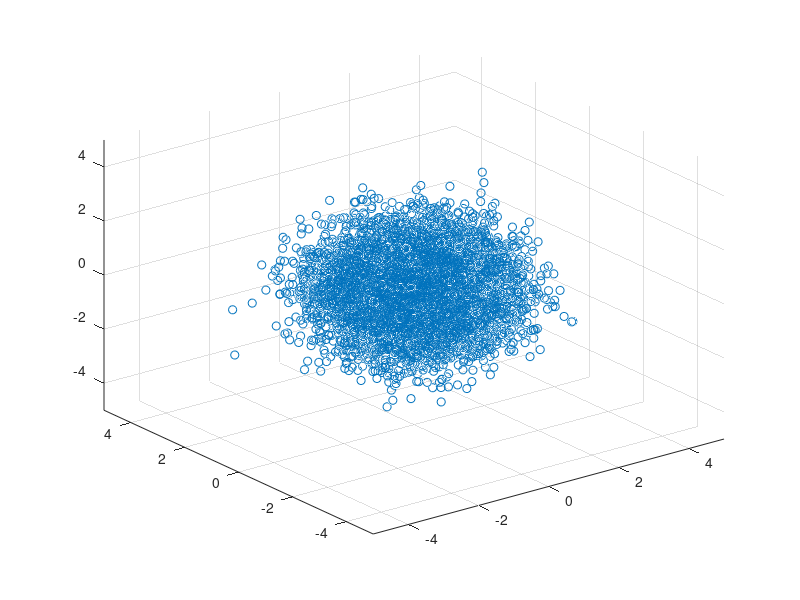

The MATLAB source for this figure:
%% Script: Eigen - Identity Correlation
%
% Author: Elia Matsumoto
%
% Contact: elia.matsumoto@fgv.br
%
%% Reseting environment
rng('shuffle'); % Random seed
close all       % Close all figure
clear           % Clear workspace
clc             % Clear command window

%% "White" data
mu    = 0;
sigma = 1;
n     = 3;
k     = 10000;
X = normrnd(mu,sigma,k,n);

%% Scatter plot
scatter3(X(:,1),X(:,2),X(:,3));
ga = gca;
d  = 5;
set(ga,'XLim',[-d d]);
set(ga,'YLim',[-d d]);
set(ga,'ZLim',[-d d]);


